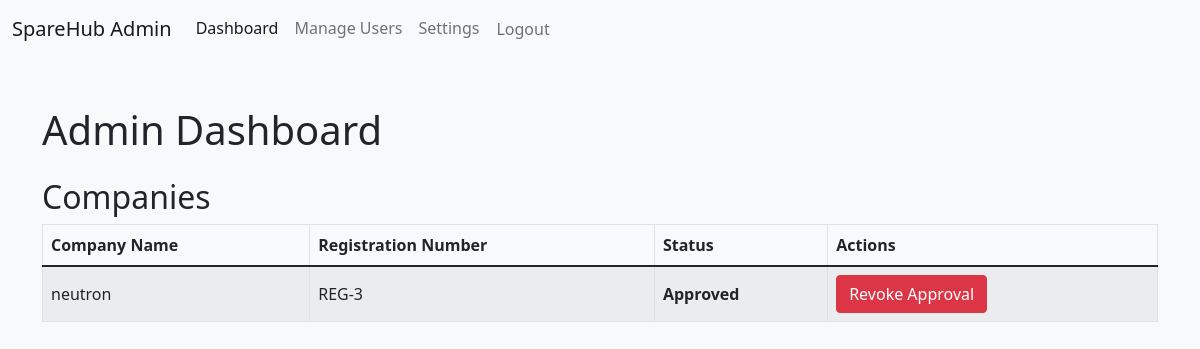
The app's page /admin-dashboard/ (signed in) with its own data.
### spares/models.py (models this page shows, shortened)
class Company(models.Model):
    user = models.OneToOneField(User, on_delete=models.CASCADE, related_name='company')
    registration_number = models.CharField(max_length=50, unique=True)
    company_name = models.CharField(max_length=100, unique=True)
    company_address = models.TextField()
    is_approved = models.BooleanField(default=False)
    car_makes = models.CharField(max_length=255, blank=True)
    part_categories = models.CharField(max_length=255, blank=True)
    manufacturing_type = models.CharField(max_length=20, blank=True)
    class Meta:
        verbose_name_plural = "Companies"

### spares/views.py (the view)
# urls.py: path('admin-dashboard/', views.admin_dashboard, name='admin_dashboard'),
def admin_dashboard(request):
    if not request.user.is_staff:
        return redirect('spares:home')
    companies = Company.objects.all().order_by('-id')
    return render(request, 'admin_dashboard.html', {'companies': companies})

### templates/admin_dashboard.html (shortened to what this page needs)
{% load static %}
<!DOCTYPE html>
<html lang="en">
<head>
    <link href="https://cdn.jsdelivr.net/npm/bootstrap@5.1.3/dist/css/bootstrap.min.css" rel="stylesheet">
</head>
<body>
    <nav class="navbar navbar-expand-lg navbar-light bg-light">
        <div class="container-fluid">
            <a class="navbar-brand" href="#">SpareHub Admin</a>
            <div class="collapse navbar-collapse" id="navbarNav">
                <ul class="navbar-nav">
                    <li class="nav-item">
                        <a class="nav-link active" aria-current="page" href="#">Dashboard</a>
                    </li>
                    <li class="nav-item">
                        <a class="nav-link" href="#">Manage Users</a>
                    </li>
                    <li class="nav-item">
                        <a class="nav-link" href="#">Settings</a>
                    </li>
                    <li class="nav-item">
                        <form method="post" action="{% url 'spares:logout' %}">
                            <button type="submit" class="btn btn-link nav-link">Logout</button>
                        </form>
                    </li>
                </ul>
            </div>
        </div>
    </nav>
    <div class="container mt-5">
        <h1 class="mb-4">Admin Dashboard</h1>
        <h2>Companies</h2>
        <table class="table table-striped table-bordered">
            <thead>
                <tr>
                    <th>Company Name</th>
                    <th>Registration Number</th>
                    <th>Status</th>
                    <th>Actions</th>
                </tr>
            </thead>
            <tbody>
                {% for company in companies %}
                    <tr>
                        <td>{{ company.company_name }}</td>
                        <td>{{ company.registration_number }}</td>
                        <td class="{% if company.is_approved %}status-approved{% else %}status-not-approved{% endif %}">
                            {% if company.is_approved %}
                                Approved
                            {% else %}
                                Not Approved
                            {% endif %}
                        </td>
                        <td>
                            {% if company.is_approved %}
                                <a href="{% url 'spares:revoke_approval' company_id=company.id %}" class="btn btn-danger action-btn">Revoke Approval</a>
                            {% else %}
                                <a href="{% url 'spares:approve_company' company_id=company.id %}" class="btn btn-success action-btn">Approve</a>
                            {% endif %}
                        </td>
                    </tr>
                {% endfor %}
            </tbody>
        </table>
    </div>
</body>
</html>

### templates/admin_dashboard.html (style rules this page uses)
body { background-color: #f8f9fa; }
.table th, .table td { vertical-align: middle; }
.status-approved { color: green; font-weight: bold; }
.action-btn { margin-right: 10px; }

### records on screen
Company: company_name "neutron", registration_number "REG-3", is_approved "Approved"
